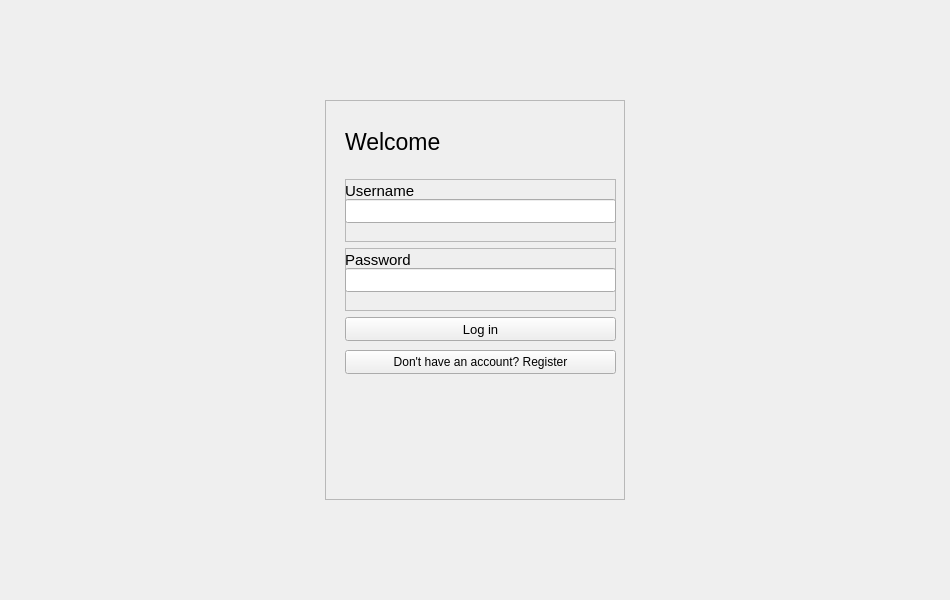
<?xml version="1.0" encoding="UTF-8"?>
<ui version="4.0">
 <class>LoginWindow</class>
 <widget class="QWidget" name="LoginWindow">
  <property name="geometry">
   <rect>
    <x>0</x>
    <y>0</y>
    <width>950</width>
    <height>600</height>
   </rect>
  </property>
  <property name="windowTitle">
   <string>Login</string>
  </property>
  <property name="inputMethodHints">
   <set>Qt::ImhNone</set>
  </property>
  <layout class="QGridLayout" name="gridLayout_2">
   <item row="0" column="0">
    <widget class="QFrame" name="frame">
     <property name="maximumSize">
      <size>
       <width>300</width>
       <height>400</height>
      </size>
     </property>
     <property name="frameShape">
      <enum>QFrame::StyledPanel</enum>
     </property>
     <property name="frameShadow">
      <enum>QFrame::Raised</enum>
     </property>
     <widget class="QWidget" name="verticalLayoutWidget">
      <property name="geometry">
       <rect>
        <x>20</x>
        <y>10</y>
        <width>271</width>
        <height>231</height>
       </rect>
      </property>
      <property name="minimumSize">
       <size>
        <width>269</width>
        <height>24</height>
       </size>
      </property>
      <layout class="QVBoxLayout" name="verticalLayout">
       <property name="rightMargin">
        <number>0</number>
       </property>
       <item>
        <widget class="QLabel" name="title">
         <property name="minimumSize">
          <size>
           <width>269</width>
           <height>24</height>
          </size>
         </property>
         <property name="maximumSize">
          <size>
           <width>100</width>
           <height>100</height>
          </size>
         </property>
         <property name="font">
          <font>
           <pointsize>17</pointsize>
          </font>
         </property>
         <property name="text">
          <string>Welcome</string>
         </property>
        </widget>
       </item>
       <item>
        <widget class="QFrame" name="frame_1">
         <property name="minimumSize">
          <size>
           <width>269</width>
           <height>24</height>
          </size>
         </property>
         <property name="frameShape">
          <enum>QFrame::StyledPanel</enum>
         </property>
         <property name="frameShadow">
          <enum>QFrame::Raised</enum>
         </property>
         <widget class="QLabel" name="username_label">
          <property name="geometry">
           <rect>
            <x>0</x>
            <y>0</y>
            <width>269</width>
            <height>24</height>
           </rect>
          </property>
          <property name="minimumSize">
           <size>
            <width>269</width>
            <height>24</height>
           </size>
          </property>
          <property name="font">
           <font>
            <pointsize>11</pointsize>
           </font>
          </property>
          <property name="text">
           <string>Username</string>
          </property>
         </widget>
         <widget class="QLineEdit" name="username_input">
          <property name="enabled">
           <bool>true</bool>
          </property>
          <property name="geometry">
           <rect>
            <x>0</x>
            <y>20</y>
            <width>271</width>
            <height>24</height>
           </rect>
          </property>
          <property name="minimumSize">
           <size>
            <width>269</width>
            <height>24</height>
           </size>
          </property>
          <property name="font">
           <font>
            <pointsize>10</pointsize>
           </font>
          </property>
          <property name="alignment">
           <set>Qt::AlignLeading|Qt::AlignLeft|Qt::AlignVCenter</set>
          </property>
         </widget>
        </widget>
       </item>
       <item>
        <widget class="QFrame" name="frame_2">
         <property name="minimumSize">
          <size>
           <width>269</width>
           <height>24</height>
          </size>
         </property>
         <property name="frameShape">
          <enum>QFrame::StyledPanel</enum>
         </property>
         <property name="frameShadow">
          <enum>QFrame::Raised</enum>
         </property>
         <widget class="QLabel" name="password_label">
          <property name="geometry">
           <rect>
            <x>0</x>
            <y>0</y>
            <width>269</width>
            <height>24</height>
           </rect>
          </property>
          <property name="minimumSize">
           <size>
            <width>269</width>
            <height>24</height>
           </size>
          </property>
          <property name="font">
           <font>
            <pointsize>11</pointsize>
           </font>
          </property>
          <property name="text">
           <string>Password</string>
          </property>
         </widget>
         <widget class="QLineEdit" name="password_input">
          <property name="geometry">
           <rect>
            <x>0</x>
            <y>20</y>
            <width>271</width>
            <height>24</height>
           </rect>
          </property>
          <property name="minimumSize">
           <size>
            <width>269</width>
            <height>24</height>
           </size>
          </property>
          <property name="font">
           <font>
            <pointsize>10</pointsize>
           </font>
          </property>
          <property name="inputMethodHints">
           <set>Qt::ImhHiddenText|Qt::ImhNoAutoUppercase|Qt::ImhNoPredictiveText|Qt::ImhSensitiveData</set>
          </property>
          <property name="text">
           <string/>
          </property>
          <property name="echoMode">
           <enum>QLineEdit::Password</enum>
          </property>
         </widget>
        </widget>
       </item>
       <item>
        <widget class="QPushButton" name="login_button">
         <property name="minimumSize">
          <size>
           <width>269</width>
           <height>24</height>
          </size>
         </property>
         <property name="font">
          <font>
           <pointsize>10</pointsize>
          </font>
         </property>
         <property name="cursor">
          <cursorShape>PointingHandCursor</cursorShape>
         </property>
         <property name="text">
          <string>Log in</string>
         </property>
        </widget>
       </item>
      </layout>
     </widget>
     <widget class="QPushButton" name="goto_register_button">
      <property name="geometry">
       <rect>
        <x>20</x>
        <y>250</y>
        <width>271</width>
        <height>24</height>
       </rect>
      </property>
      <property name="cursor">
       <cursorShape>PointingHandCursor</cursorShape>
      </property>
      <property name="text">
       <string>Don't have an account? Register</string>
      </property>
     </widget>
    </widget>
   </item>
  </layout>
 </widget>
 <resources/>
 <connections/>
</ui>
